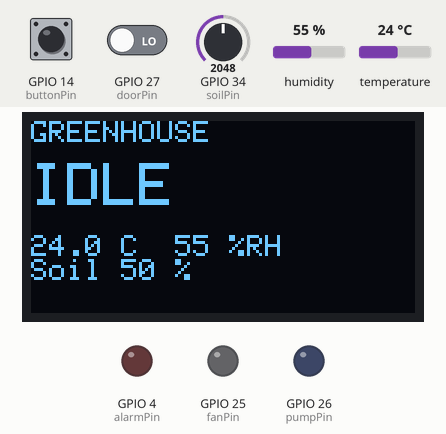
A sketch run on a simulated ESP32. Parts: 128×64 one-colour display, output pins drawn as LEDs (lit = HIGH). Inputs (shaded band) come from the test bench; at power-on: GPIO 34 (soilPin) = 2048, temperature 24 °C, GPIO 27 (doorPin) LOW, GPIO 14 (buttonPin) HIGH, humidity 55 %. What the sketch prints to the serial monitor is not drawn.

Above: at 1.3 s.
1.4 s: GPIO 34 (soilPin) set to 1286
At 2.7 s:
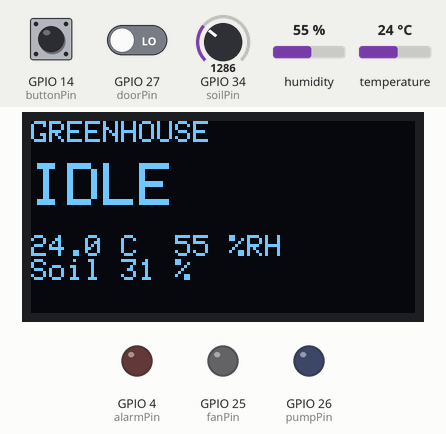
3.1 s: GPIO 34 (soilPin) set to 1186
At 4.6 s:
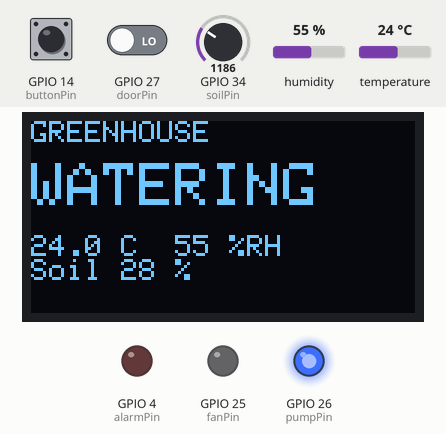
9.3 s: temperature set to 39.4 °C
At 11.8 s:
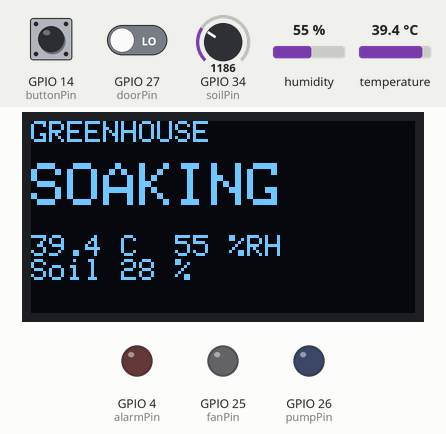
12.1 s: temperature set to 40.5 °C
At 14.0 s:
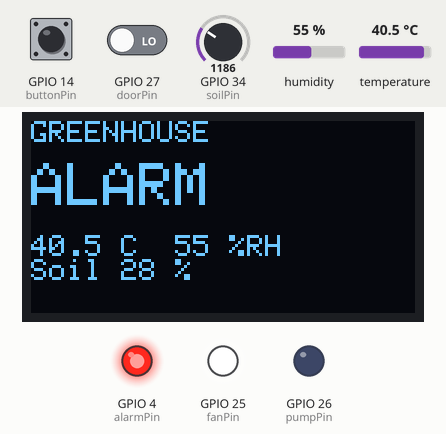
14.7 s: GPIO 27 (doorPin) driven HIGH
At 15.8 s:
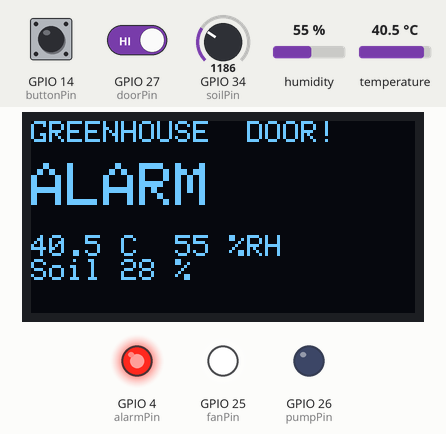
16.3 s: temperature set to 38.3 °C
At 17.8 s:
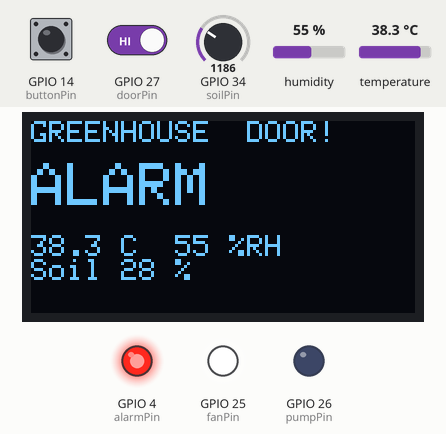
18.4 s: temperature set to 37.3 °C
Timing chart, 0 to 26.8 s (numbered marks = the images above; inputs shaded):
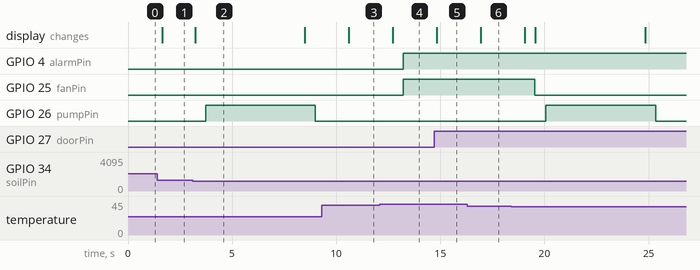

The sketch:

soak_millis.ino
```cpp
#include <Wire.h>
#include <Adafruit_GFX.h>
#include <Adafruit_SSD1306.h>
#include <DHT.h>

int dhtPin = 15;
int soilPin = 34;
int doorPin = 27;
int buttonPin = 14;
int fanPin = 25;
int pumpPin = 26;
int alarmPin = 4;

DHT dht(dhtPin, DHT22);
Adafruit_SSD1306 oled(128, 64, &Wire, -1);

String state = "IDLE";
unsigned long startTime = 0;

void setup() {
  Serial.begin(115200);
  pinMode(doorPin, INPUT_PULLUP);
  pinMode(buttonPin, INPUT_PULLUP);
  pinMode(pumpPin, OUTPUT);
  pinMode(alarmPin, OUTPUT);
  pinMode(fanPin, OUTPUT);
  dht.begin();
  Wire.begin(21, 22);
  oled.begin(SSD1306_SWITCHCAPVCC, 0x3C);
  oled.setTextColor(SSD1306_WHITE);
}

void loop() {
  float temp = dht.readTemperature();
  float hum = dht.readHumidity();

  int soil = analogRead(soilPin) * 100 / 4095;

  int door = digitalRead(doorPin);
  int button = digitalRead(buttonPin);

  if (state == "IDLE") {
    digitalWrite(pumpPin, LOW);
    digitalWrite(fanPin, LOW);

    if (door == HIGH) {
      digitalWrite(alarmPin, HIGH);
    } else {
      digitalWrite(alarmPin, LOW);
    }

    if (temp > 40) {
      state = "ALARM";
    } else if (soil < 30 || button == LOW) {
      state = "WATERING";
      startTime = millis();
    }
  } else if (state == "WATERING") {
    digitalWrite(pumpPin, HIGH);
    digitalWrite(fanPin, LOW);

    if (door == HIGH) {
      digitalWrite(alarmPin, HIGH);
    } else {
      digitalWrite(alarmPin, LOW);
    }

    if (temp > 40) {
      state = "ALARM";
    } else if (millis() - startTime >= 5000) {
      state = "SOAKING";
      startTime = millis();
    }
  } else if (state == "SOAKING") {
    digitalWrite(pumpPin, LOW);
    digitalWrite(fanPin, LOW);

    if (door == HIGH) {
      digitalWrite(alarmPin, HIGH);
    } else {
      digitalWrite(alarmPin, LOW);
    }

    if (temp > 40) {
      state = "ALARM";
    } else if (millis() - startTime >= 10000) {
      state = "IDLE";
    }
  } else if (state == "ALARM") {
    digitalWrite(pumpPin, LOW);
    digitalWrite(fanPin, HIGH);
    digitalWrite(alarmPin, HIGH);

    if (temp < 38) {
      state = "IDLE";
    }
  }

  Serial.print("State: ");
  Serial.print(state);
  Serial.print("  Temp: ");
  Serial.print(temp);
  Serial.print("  Soil: ");
  Serial.println(soil);

  oled.clearDisplay();
  oled.setTextSize(1);
  oled.setCursor(0, 0);
  oled.print("GREENHOUSE");

  if (door == HIGH) {
    oled.print("  DOOR!");
  }

  oled.setTextSize(2);
  oled.setCursor(0, 14);
  oled.println(state);

  oled.setTextSize(1);
  oled.setCursor(0, 38);
  oled.print(temp, 1);
  oled.print(" C  ");
  oled.print(hum, 0);
  oled.println(" %RH");
  oled.print("Soil ");
  oled.print(soil);
  oled.print(" %");
  oled.display();

  delay(500);
}
```

Measured:
- the behaviour switches between 1229 and 1228 on GPIO 34 (soilPin) (found by bisection; images 1 and 2)
- the behaviour switches between 40 and 40.1 °C on temperature (found by bisection; images 3 and 4)
- after the input at 1.4 s, the display: changes after 0.24 s (image 1)
- after the input at 3.1 s, GPIO 26 (pumpPin): LOW → HIGH after 0.62 s, → LOW 5.3 s later; the display: changes after 0.12 s (image 2)
- after the input at 9.3 s, the display: changes after 1.3 s (image 3)
- after the input at 12.1 s, GPIO 4 (alarmPin), GPIO 25 (fanPin): LOW → HIGH after 1.1 s; the display: changes after 0.62 s (image 4)
- after the input at 14.7 s, the display: changes after 0.13 s (image 5)
- after the input at 16.3 s, the display: changes after 0.64 s (image 6)
- after the input at 18.4 s, GPIO 25 (fanPin): HIGH → LOW after 1.1 s; GPIO 26 (pumpPin): LOW → HIGH after 1.7 s, → LOW 5.3 s later
